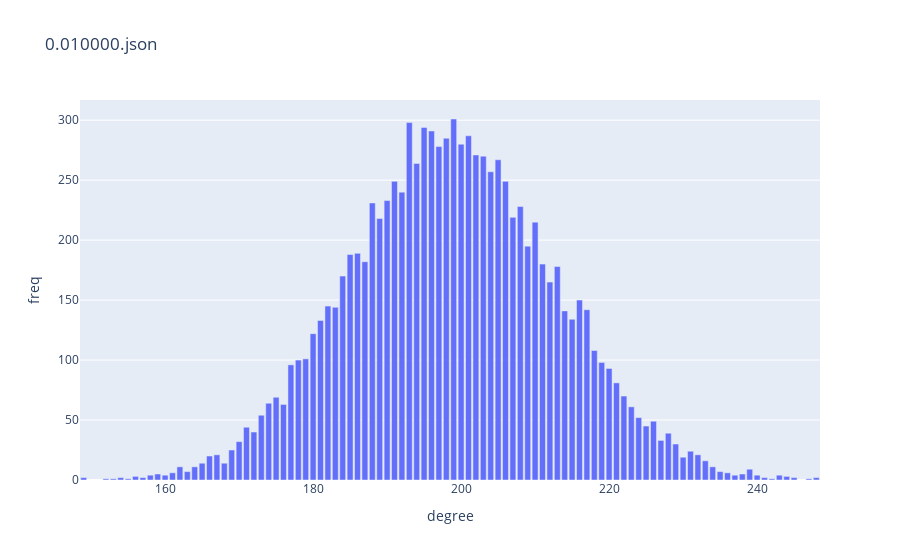
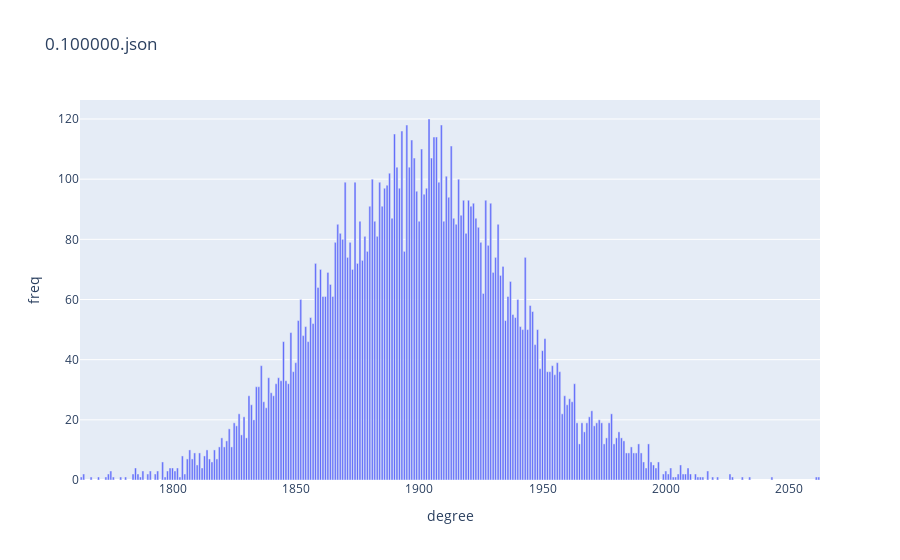
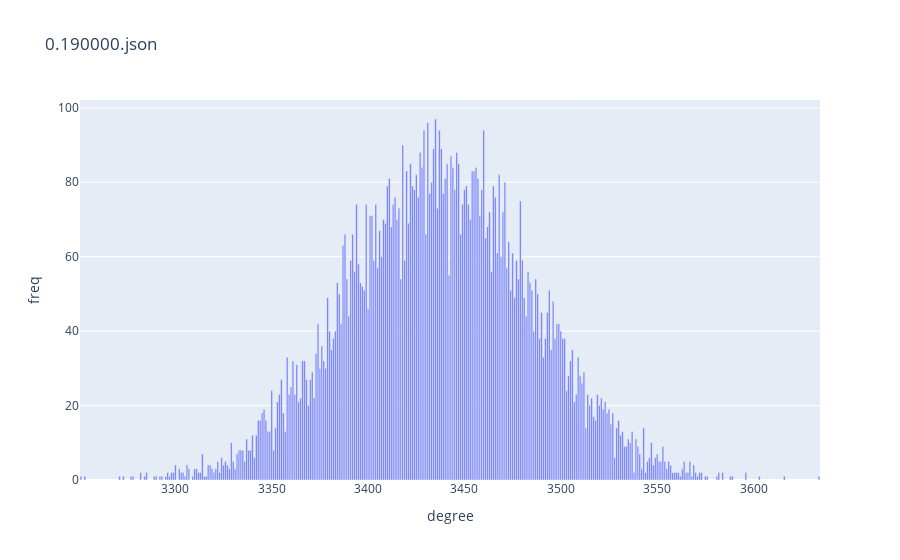
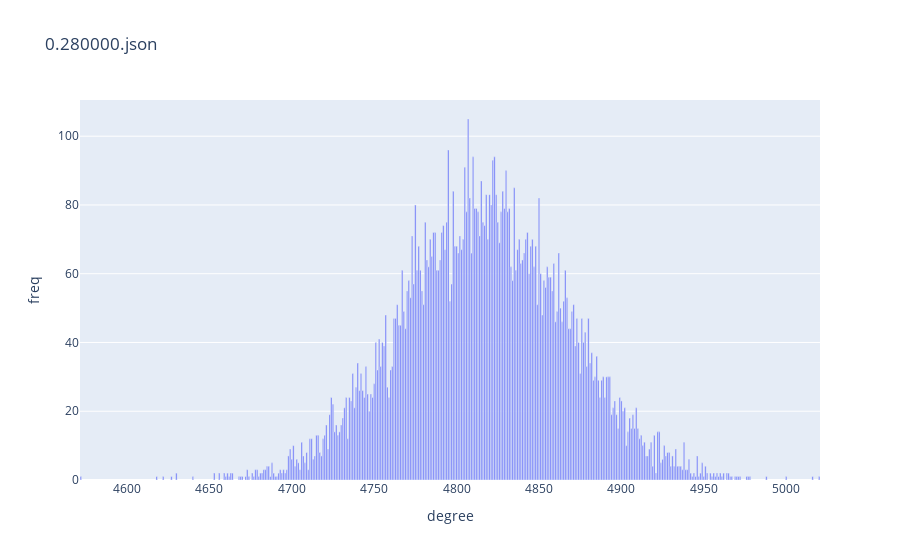

Write notebook code for charts like these, in order.
### Code cell
for file in jsonFiles:
    f = open(file, 'r', encoding='utf-8')
    data = json.loads(f.read())
    
    fig = px.bar(data, x='degree', y='freq', title=f.name)
    fig.show()

    f.close()

### Figure 1 — Plotly figure (JSON) as saved in the notebook; plotly's stock layout.template omitted (floating-point values rounded to 4 significant figures)
{"data": [{"alignmentgroup": "True", "hovertemplate": "degree=%{x}<br>freq=%{y}<extra></extra>", "legendgroup": "", "marker": {"color": "#636efa", "pattern": {"shape": ""}}, "name": "", "offsetgroup": "", "orientation": "v", "showlegend": false, "textposition": "auto", "type": "bar", "x": [149, 152, 153, 154, 155, 156, 157, 158, 159, 160, 161, 162, 163, 164, 165, 166, 167, 168, 169, 170, 171, 172, 173, 174, 175, 176, 177, 178, 179, 180, 181, 182, 183, 184, 185, 186, 187, 188, 189, 190, 191, 192, 193, 194, 195, 196, 197, 198, 199, 200, 201, 202, 203, 204, 205, 206, 207, 208, 209, 210, 211, 212, 213, 214, 215, 216, 217, 218, 219, 220, 221, 222, 223, 224, 225, 226, 227, 228, 229, 230, 231, 232, 233, 234, 235, 236, 237, 238, 239, 240, 241, 242, 243, 244, 245, 247, 248], "xaxis": "x", "y": [2, 1, 1, 2, 1, 3, 2, 4, 5, 4, 6, 11, 7, 11, 14, 20, 21, 14, 25, 32, 44, 40, 54, 64, 69, 63, 96, 100, 101, 122, 133, 145, 144, 170, 188, 189, 182, 231, 218, 233, 249, 240, 298, 264, 294, 291, 278, 285, 301, 280, 287, 271, 270, 257, 267, 249, 219, 228, 195, 215, 180, 165, 178, 141, 134, 150, 142, 108, 98, 93, 81, 70, 61, 52, 45, 49, 33, 39, 30, 19, 24, 21, 16, 11, 7, 6, 4, 5, 9, 4, 2, 1, 4, 3, 2, 1, 2], "yaxis": "y"}], "layout": {"barmode": "relative", "legend": {"tracegroupgap": 0}, "title": {"text": "0.010000.json"}, "xaxis": {"anchor": "y", "domain": [0, 1], "title": {"text": "degree"}}, "yaxis": {"anchor": "x", "domain": [0, 1], "title": {"text": "freq"}}}}

### Figure 2 — Plotly figure (JSON) as saved in the notebook; plotly's stock layout.template omitted (floating-point values rounded to 4 significant figures; data arrays with more than 128 entries replaced by an {"elided": "..."} marker saying what was removed)
{"data": [{"alignmentgroup": "True", "hovertemplate": "degree=%{x}<br>freq=%{y}<extra></extra>", "legendgroup": "", "marker": {"color": "#636efa", "pattern": {"shape": ""}}, "name": "", "offsetgroup": "", "orientation": "v", "showlegend": false, "textposition": "auto", "type": "bar", "x": {"elided": "247 int values"}, "xaxis": "x", "y": {"elided": "247 int values"}, "yaxis": "y"}], "layout": {"barmode": "relative", "legend": {"tracegroupgap": 0}, "title": {"text": "0.100000.json"}, "xaxis": {"anchor": "y", "domain": [0, 1], "title": {"text": "degree"}}, "yaxis": {"anchor": "x", "domain": [0, 1], "title": {"text": "freq"}}}}

### Figure 3 — Plotly figure (JSON) as saved in the notebook; plotly's stock layout.template omitted (floating-point values rounded to 4 significant figures; data arrays with more than 128 entries replaced by an {"elided": "..."} marker saying what was removed)
{"data": [{"alignmentgroup": "True", "hovertemplate": "degree=%{x}<br>freq=%{y}<extra></extra>", "legendgroup": "", "marker": {"color": "#636efa", "pattern": {"shape": ""}}, "name": "", "offsetgroup": "", "orientation": "v", "showlegend": false, "textposition": "auto", "type": "bar", "x": {"elided": "301 int values"}, "xaxis": "x", "y": {"elided": "301 int values"}, "yaxis": "y"}], "layout": {"barmode": "relative", "legend": {"tracegroupgap": 0}, "title": {"text": "0.190000.json"}, "xaxis": {"anchor": "y", "domain": [0, 1], "title": {"text": "degree"}}, "yaxis": {"anchor": "x", "domain": [0, 1], "title": {"text": "freq"}}}}

### Figure 4 — Plotly figure (JSON) as saved in the notebook; plotly's stock layout.template omitted (floating-point values rounded to 4 significant figures; data arrays with more than 128 entries replaced by an {"elided": "..."} marker saying what was removed)
{"data": [{"alignmentgroup": "True", "hovertemplate": "degree=%{x}<br>freq=%{y}<extra></extra>", "legendgroup": "", "marker": {"color": "#636efa", "pattern": {"shape": ""}}, "name": "", "offsetgroup": "", "orientation": "v", "showlegend": false, "textposition": "auto", "type": "bar", "x": {"elided": "321 int values"}, "xaxis": "x", "y": {"elided": "321 int values"}, "yaxis": "y"}], "layout": {"barmode": "relative", "legend": {"tracegroupgap": 0}, "title": {"text": "0.280000.json"}, "xaxis": {"anchor": "y", "domain": [0, 1], "title": {"text": "degree"}}, "yaxis": {"anchor": "x", "domain": [0, 1], "title": {"text": "freq"}}}}
